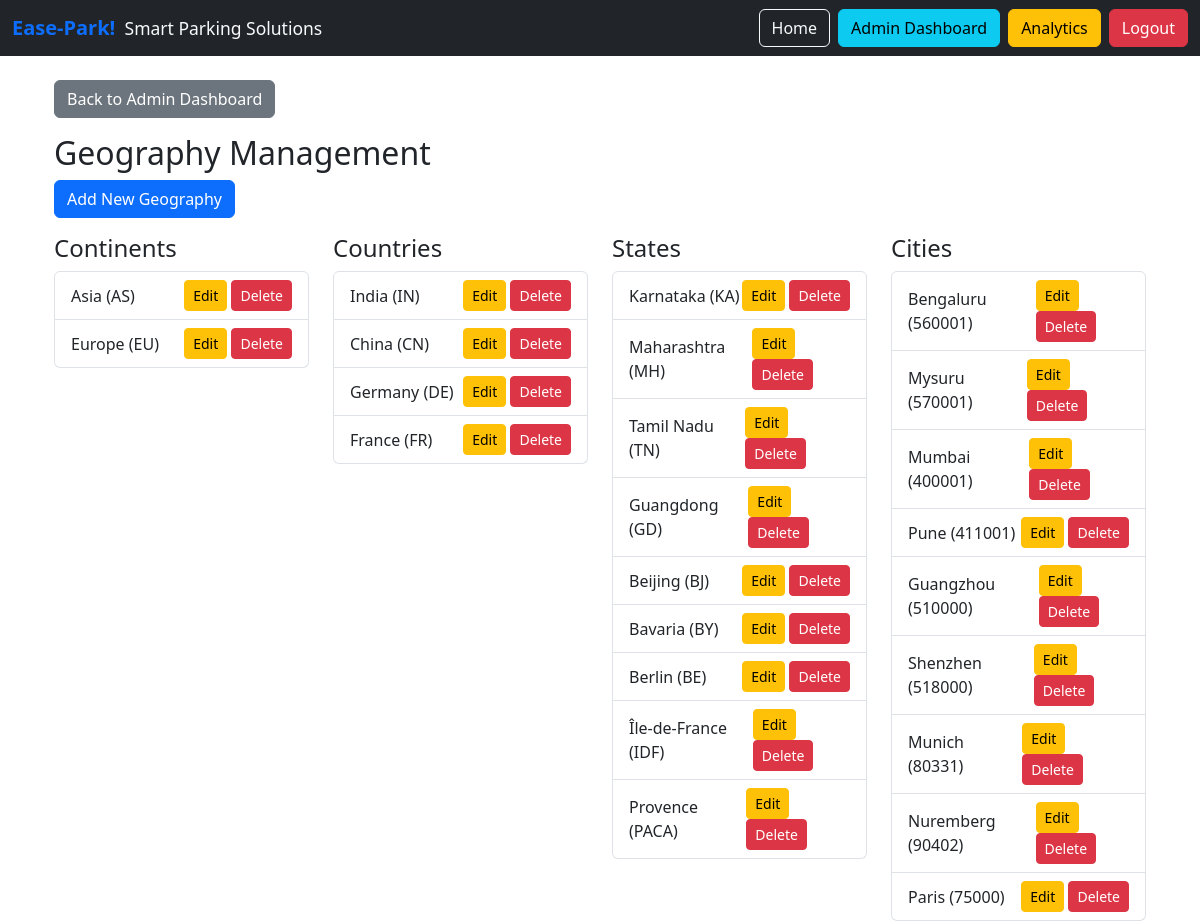
/admin/geography (signed in), run on an earlier commit of the app's database.
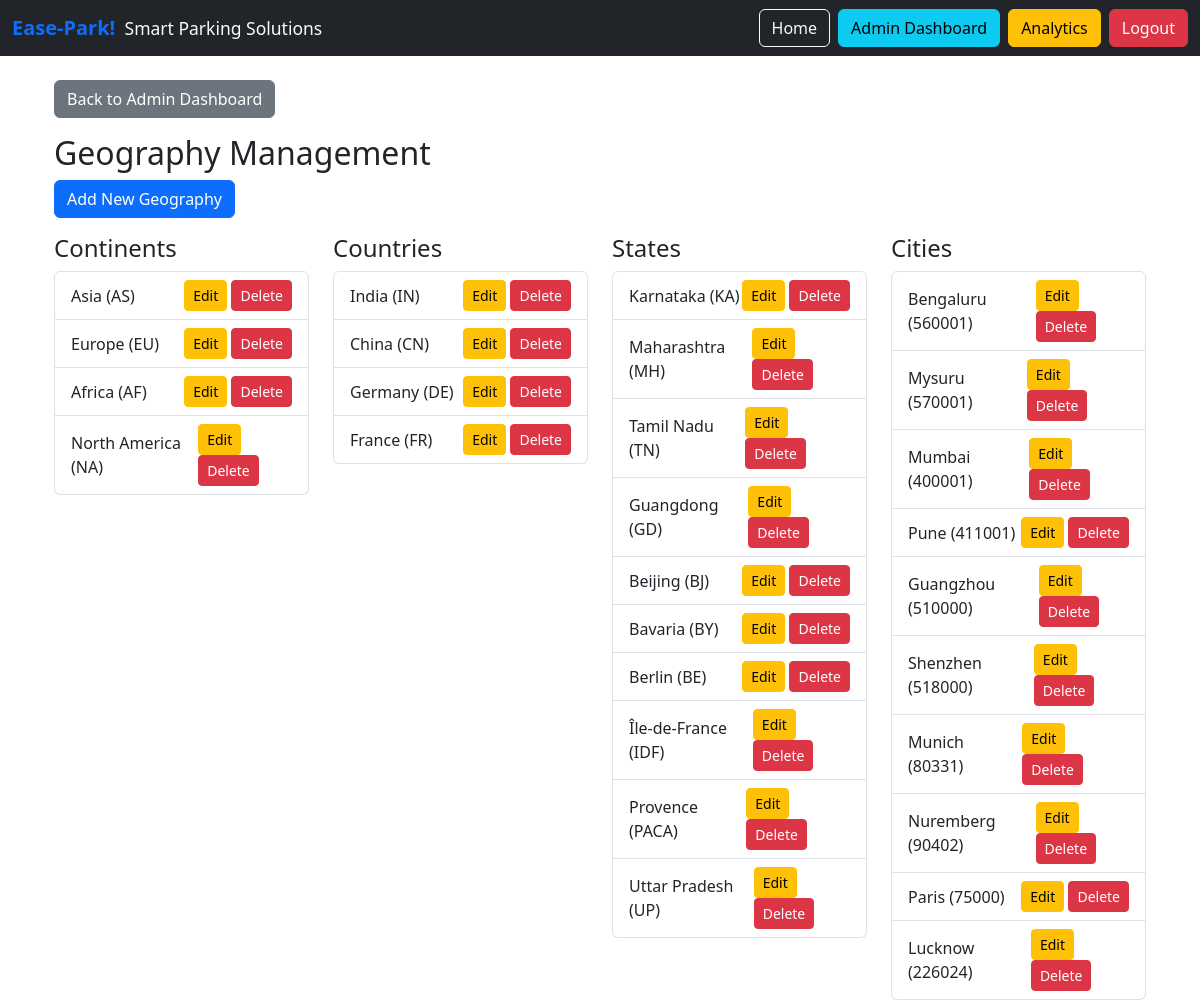
And on a later commit of the database.
### app/models/geography.py (models this page shows, shortened)
class Continent(BaseModel):
    __tablename__ = "continents"
    name = db.Column(db.String(100), unique=True, nullable=False)
    code = db.Column(db.String(10), unique=True, nullable=False)
    status = db.Column(db.Enum(GeographyStatus), default=GeographyStatus.ACTIVE, nullable=False)
    countries = db.relationship('Country', back_populates='continent', cascade='all, delete-orphan')

class Country(BaseModel):
    __tablename__ = "countries"
    name = db.Column(db.String(100), nullable=False)
    code = db.Column(db.String(3), nullable=False)
    continent_id = db.Column(db.Integer, db.ForeignKey('continents.id'), nullable=False)
    status = db.Column(db.Enum(GeographyStatus), default=GeographyStatus.ACTIVE, nullable=False)
    continent = db.relationship('Continent', back_populates='countries')
    states = db.relationship('State', back_populates='country', cascade='all, delete-orphan')
    __table_args__ = (
        db.UniqueConstraint('name', 'continent_id', name='unique_country_per_continent'),
        db.UniqueConstraint('code', name='unique_country_code')
    )

class State(BaseModel):
    __tablename__ = "states"
    name = db.Column(db.String(100), nullable=False)
    code = db.Column(db.String(10), nullable=False)
    country_id = db.Column(db.Integer, db.ForeignKey('countries.id'), nullable=False)
    status = db.Column(db.Enum(GeographyStatus), default=GeographyStatus.ACTIVE, nullable=False)
    country = db.relationship('Country', back_populates='states')
    cities = db.relationship('City', back_populates='state', cascade='all, delete-orphan')
    __table_args__ = (
        db.UniqueConstraint('name', 'country_id', name='unique_state_per_country'),
        db.UniqueConstraint('code', 'country_id', name='unique_state_code_per_country')
    )

class City(BaseModel):
    __tablename__ = "cities"
    name = db.Column(db.String(100), nullable=False)
    state_id = db.Column(db.Integer, db.ForeignKey('states.id'), nullable=False)
    pin_code = db.Column(db.String(20), nullable=True)
    status = db.Column(db.Enum(GeographyStatus), default=GeographyStatus.ACTIVE, nullable=False)
    state = db.relationship('State', back_populates='cities')
    parking_lots = db.relationship('ParkingLot', back_populates='city', cascade='all, delete-orphan')
    __table_args__ = (db.UniqueConstraint('name', 'state_id', name='unique_city_per_state'),)

### app/routes/admin.py (the view)
@admin_bp.route('/geography', methods=['GET'])
@require_permission(PermissionType.FULL_SYSTEM_ACCESS.value)
@refresh_db_session
def manage_geography():
    continents = Continent.query.all()
    countries = Country.query.all()
    states = State.query.all()
    cities = City.query.all()
    return render_template('admin/geography/manage.html', continents=continents, countries=countries, states=states, cities=cities)

### app/__init__.py (called while the page is built)
def create_app(config_name='default'):
    app = Flask(__name__)
    app.config.from_object(config[config_name])
    db.init_app(app)
    login_manager.init_app(app)
    login_manager.login_view = 'auth.login'
    jwt = JWTManager(app)
    init_database(app)
    from app.models.user import User
    @login_manager.user_loader
    def load_user(user_id):
        return User.query.get(int(user_id))
    register_blueprints(app)
    return app

### app/models/user.py (called while the page is built)
    @property
    def is_active(self):
        return self.status == UserStatus.ACTIVE

### app/routes/admin.py (called while the page is built)
def refresh_db_session(func):
    @wraps(func)
    def wrapper(*args, **kwargs):
        db.session.expire_all()
        return func(*args, **kwargs)
    return wrapper

### app/templates/admin/geography/manage.html
{% extends 'base.html' %}
{% block content %}
<div class="container mt-4">
  <a href="{{ url_for('admin.admin_dashboard') }}" class="btn btn-secondary mb-3">Back to Admin Dashboard</a>
  <h2>Geography Management</h2>
  <a href="{{ url_for('admin.create_geography') }}" class="btn btn-primary mb-3">Add New Geography</a>
  <div class="row">
    <div class="col-md-3">
      <h4>Continents</h4>
      <ul class="list-group">
        {% for continent in continents %}
        <li class="list-group-item d-flex justify-content-between align-items-center">
          {{ continent.name }} ({{ continent.code }})
          <span>
            <a href="{{ url_for('admin.edit_geography', entity='continent', entity_id=continent.id) }}" class="btn btn-sm btn-warning">Edit</a>
            <form action="{{ url_for('admin.delete_geography', entity='continent', entity_id=continent.id) }}" method="post" style="display:inline;">
              <button type="submit" class="btn btn-sm btn-danger">Delete</button>
            </form>
          </span>
        </li>
        {% endfor %}
      </ul>
    </div>
    <div class="col-md-3">
      <h4>Countries</h4>
      <ul class="list-group">
        {% for country in countries %}
        <li class="list-group-item d-flex justify-content-between align-items-center">
          {{ country.name }} ({{ country.code }})
          <span>
            <a href="{{ url_for('admin.edit_geography', entity='country', entity_id=country.id) }}" class="btn btn-sm btn-warning">Edit</a>
            <form action="{{ url_for('admin.delete_geography', entity='country', entity_id=country.id) }}" method="post" style="display:inline;">
              <button type="submit" class="btn btn-sm btn-danger">Delete</button>
            </form>
          </span>
        </li>
        {% endfor %}
      </ul>
    </div>
    <div class="col-md-3">
      <h4>States</h4>
      <ul class="list-group">
        {% for state in states %}
        <li class="list-group-item d-flex justify-content-between align-items-center">
          {{ state.name }} ({{ state.code }})
          <span>
            <a href="{{ url_for('admin.edit_geography', entity='state', entity_id=state.id) }}" class="btn btn-sm btn-warning">Edit</a>
            <form action="{{ url_for('admin.delete_geography', entity='state', entity_id=state.id) }}" method="post" style="display:inline;">
              <button type="submit" class="btn btn-sm btn-danger">Delete</button>
            </form>
          </span>
        </li>
        {% endfor %}
      </ul>
    </div>
    <div class="col-md-3">
      <h4>Cities</h4>
      <ul class="list-group">
        {% for city in cities %}
        <li class="list-group-item d-flex justify-content-between align-items-center">
          {{ city.name }} ({{ city.pin_code or '' }})
          <span>
            <a href="{{ url_for('admin.edit_geography', entity='city', entity_id=city.id) }}" class="btn btn-sm btn-warning">Edit</a>
            <form action="{{ url_for('admin.delete_geography', entity='city', entity_id=city.id) }}" method="post" style="display:inline;">
              <button type="submit" class="btn btn-sm btn-danger">Delete</button>
            </form>
          </span>
        </li>
        {% endfor %}
      </ul>
    </div>
  </div>
</div>
{% endblock %}

What changed in the data, as far as the page shows it:
added Continent: name "Africa", code "AF"
added Continent: name "North America", code "NA"
added State: name "Uttar Pradesh", code "UP"
added City: name "Lucknow", pin_code "226024"
